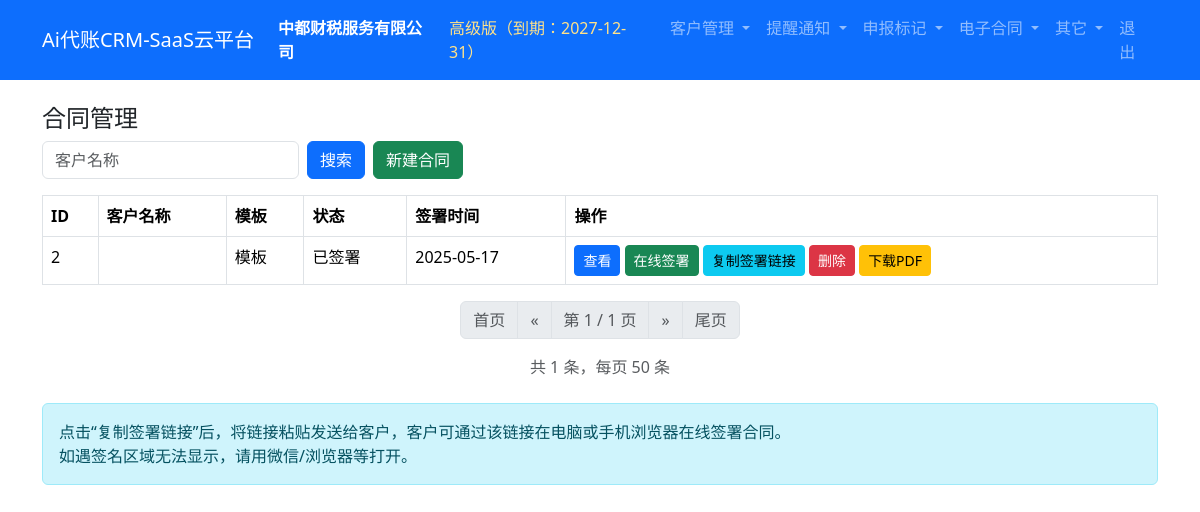
The app's page /ht_agreements.php (signed in) with its own data.
### tables this page shows
CREATE TABLE `contracts_agreement` (
  `id` int(11) NOT NULL AUTO_INCREMENT,
  `tenant_id` int(11) NOT NULL,
  `uuid` varchar(64) DEFAULT NULL,
  `client_id` int(11) DEFAULT NULL,
  `template_id` int(11) DEFAULT NULL,
  `seal_id` int(11) DEFAULT NULL,
  `sign_status` varchar(50) DEFAULT '',
  `sign_image` varchar(255) DEFAULT NULL,
  `sign_time` datetime DEFAULT NULL,
  `created_at` datetime DEFAULT NULL,
  `sign_date` date DEFAULT NULL,
  `service_period_id` int(11) DEFAULT NULL,
  `service_segment_id` int(11) DEFAULT NULL,
  `content_snapshot` text,
  `contract_no` varchar(32) DEFAULT NULL,
  `contract_hash` varchar(80) DEFAULT NULL,
  `sign_ip` varchar(40) DEFAULT NULL,
  `sign_phone` varchar(20) DEFAULT NULL,
  PRIMARY KEY (`id`),
  UNIQUE KEY `uuid` (`uuid`)
);

CREATE TABLE `contract_templates` (
  `id` int(11) NOT NULL AUTO_INCREMENT,
  `tenant_id` int(11) NOT NULL,
  `name` varchar(255) NOT NULL,
  `content` text,
  `created_at` date DEFAULT NULL,
  PRIMARY KEY (`id`)
);

### public/ht_agreements.php (the view, shortened to what this page needs)
<?php
require_once __DIR__.'/check_package.php';
$page = max(1, intval($_GET['page'] ?? 1));
$page_size = 50;
$offset = ($page - 1) * $page_size;
$where = ' AND a.tenant_id = :tenant_id ';
$params = [':tenant_id' => $_SESSION['tenant_id']];
$count_query = "SELECT COUNT(*)
    FROM contracts_agreement a
    LEFT JOIN contracts c ON a.client_id = c.id
    LEFT JOIN contract_templates t ON a.template_id = t.id
    WHERE 1 $where";
$count_stmt = $db->prepare($count_query);
foreach ($params as $k => $v) $count_stmt->bindValue($k, $v, is_int($v) ? PDO::PARAM_INT : PDO::PARAM_STR);
$count_stmt->execute();
$total = $count_stmt->fetch(PDO::FETCH_NUM)[0];
$total_pages = max(1, ceil($total / $page_size));
$query = "SELECT a.*, c.client_name, t.name AS template_name
    FROM contracts_agreement a
    LEFT JOIN contracts c ON a.client_id = c.id
    LEFT JOIN contract_templates t ON a.template_id = t.id
    WHERE 1 $where
    ORDER BY a.id DESC
    LIMIT :limit OFFSET :offset";
$stmt = $db->prepare($query);
foreach ($params as $k => $v) $stmt->bindValue($k, $v, is_int($v) ? PDO::PARAM_INT : PDO::PARAM_STR);
$stmt->bindValue(':limit', $page_size, PDO::PARAM_INT);
$stmt->bindValue(':offset', $offset, PDO::PARAM_INT);
$stmt->execute();
$agreements = [];
while ($row = $stmt->fetch(PDO::FETCH_ASSOC)) $agreements[] = $row;
?>
<!DOCTYPE html>
<html>
<head>
    <link href="/bootstrap/css/bootstrap.min.css" rel="stylesheet">
</head>
<body>
<?php include('navbar.php');?>
<div class="container mt-4">
    <h4>合同管理</h4>
    <form class="row g-2 mb-3" method="get">
        <div class="col-auto">
            <input type="text" class="form-control" name="client_name" placeholder="客户名称" value="<?=htmlspecialchars($_GET['client_name']??'')?>">
        </div>
        <div class="col-auto">
            <button type="submit" class="btn btn-primary">搜索</button>
        </div>
        <div class="col-auto">
            <a class="btn btn-success" href="ht_agreement_add.php">新建合同</a>
        </div>
    </form>
    <div class="table-responsive">
    <table class="table table-bordered bg-white">
        <thead>
            <tr>
                <th>ID</th>
                <th>客户名称</th>
                <th>模板</th>
                <th>状态</th>
                <th>签署时间</th>
                <th>操作</th>
            </tr>
        </thead>
        <tbody>
        <?php foreach ($agreements as $a): ?>
            <tr>
                <td><?=htmlspecialchars($a['id'])?></td>
                <td><?=htmlspecialchars($a['client_name'])?></td>
                <td><?=htmlspecialchars($a['template_name'])?></td>
                <td><?= (!empty($a['sign_image'])) ? '已签署' : '未签署' ?></td>
                <td><?= !empty($a['sign_date']) ? htmlspecialchars($a['sign_date']) : '未签署' ?></td>
                <td>
                    <a class="btn btn-sm btn-primary" href="ht_agreement_detail.php?uuid=<?= urlencode($a['uuid']) ?>">查看</a>
                    <a class="btn btn-sm btn-success" href="ht_agreement_sign.php?uuid=<?= urlencode($a['uuid']) ?>" target="_blank">在线签署</a>
                    <a class="btn btn-sm btn-info" href="javascript:void(0);" onclick="copySignLink('<?= $a['uuid'] ?>')">复制签署链接</a>
                    <a class="btn btn-sm btn-danger" href="ht_agreement_delete.php?uuid=<?= urlencode($a['uuid']) ?>"
                       onclick="return confirm('确定要删除该合同吗？此操作不可恢复！');">删除</a>
                    <a class="btn btn-sm btn-warning" href="ht_agreement_pdf.php?uuid=<?= urlencode($a['uuid']) ?>" target="_blank">下载PDF</a>
                </td>
            </tr>
        <?php endforeach;?>
        </tbody>
    </table>
    </div>
    <nav>
        <ul class="pagination justify-content-center">
            <li class="page-item<?= $page <= 1 ? ' disabled' : '' ?>">
                <a class="page-link" href="?<?=http_build_query(array_merge($_GET, ['page'=>1]))?>">首页</a>
            </li>
            <li class="page-item<?= $page <= 1 ? ' disabled' : '' ?>">
                <a class="page-link" href="?<?=http_build_query(array_merge($_GET, ['page'=>max(1,$page-1)]))?>">&laquo;</a>
            </li>
            <li class="page-item disabled">
                <span class="page-link">第 <?=$page?> / <?=$total_pages?> 页</span>
            </li>
            <li class="page-item<?= $page >= $total_pages ? ' disabled' : '' ?>">
                <a class="page-link" href="?<?=http_build_query(array_merge($_GET, ['page'=>min($total_pages,$page+1)]))?>">&raquo;</a>
            </li>
            <li class="page-item<?= $page >= $total_pages ? ' disabled' : '' ?>">
                <a class="page-link" href="?<?=http_build_query(array_merge($_GET, ['page'=>$total_pages]))?>">尾页</a>
            </li>
        </ul>
    </nav>
    <div class="mb-3 text-center text-muted">
        共 <?=htmlspecialchars($total)?> 条，每页 <?=htmlspecialchars($page_size)?> 条
    </div>
    <div class="alert alert-info mt-4">
        点击“复制签署链接”后，将链接粘贴发送给客户，客户可通过该链接在电脑或手机浏览器在线签署合同。<br>
        如遇签名区域无法显示，请用微信/浏览器等打开。
    </div>
</div>
</body>
</html>

### records on screen
contracts_agreement: id "2", contract_templates.name "模板", shows "已签署", sign_date "2025-05-17"

### other values on screen
$platform_name "Ai代账CRM-SaaS云平台"
$_SESSION['tenant_name'] "中都财税服务有限公司"
$package_name "高级版"
$package_expire "2027-12-31"
$page "1"
$total_pages "1"
$total "1"
$page_size "50"
